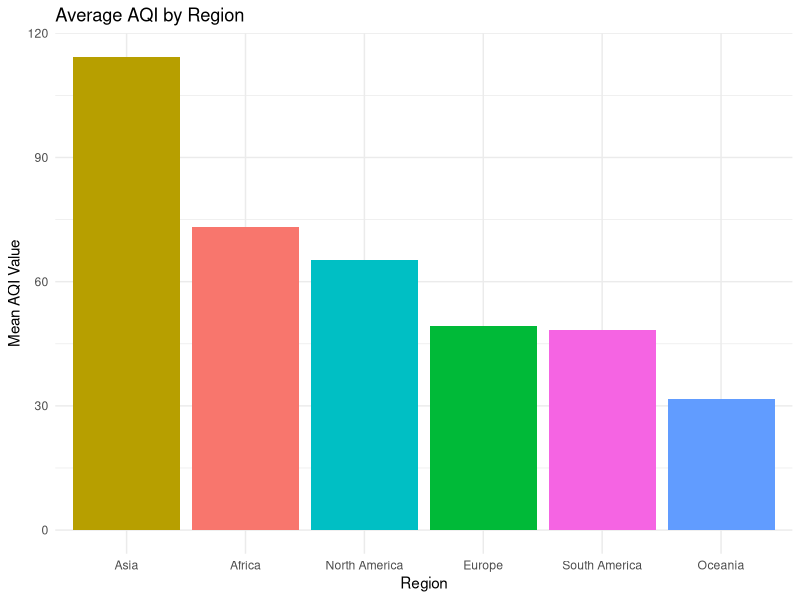
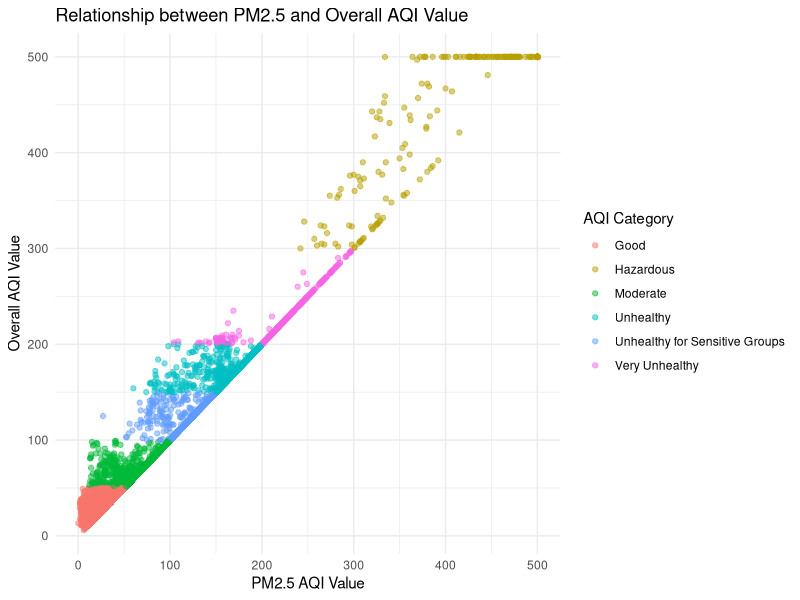
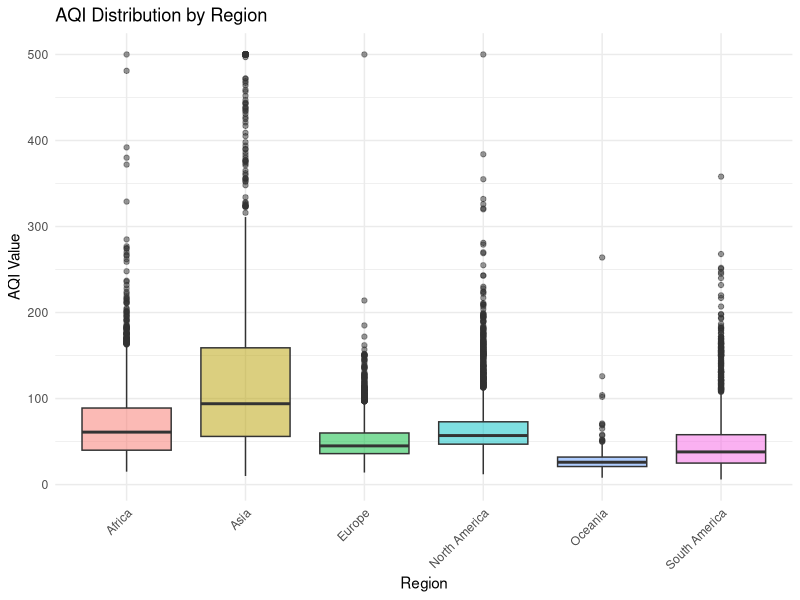
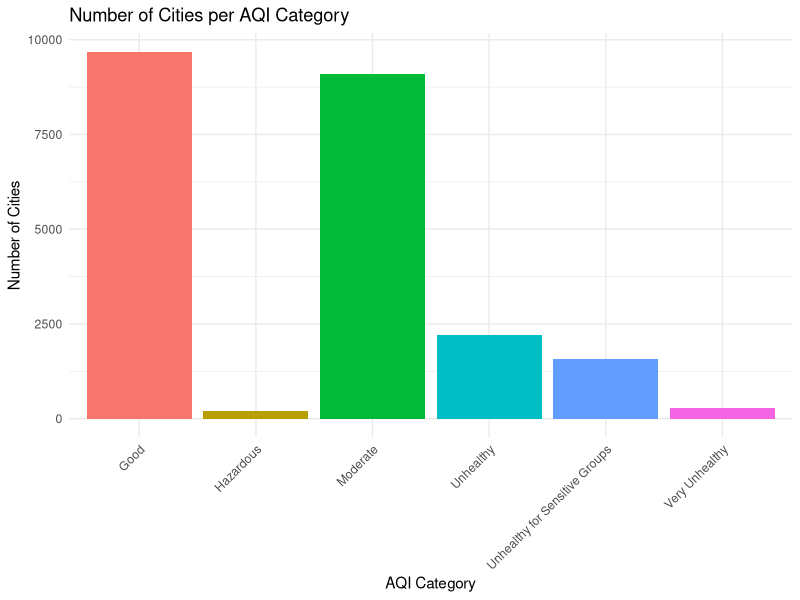
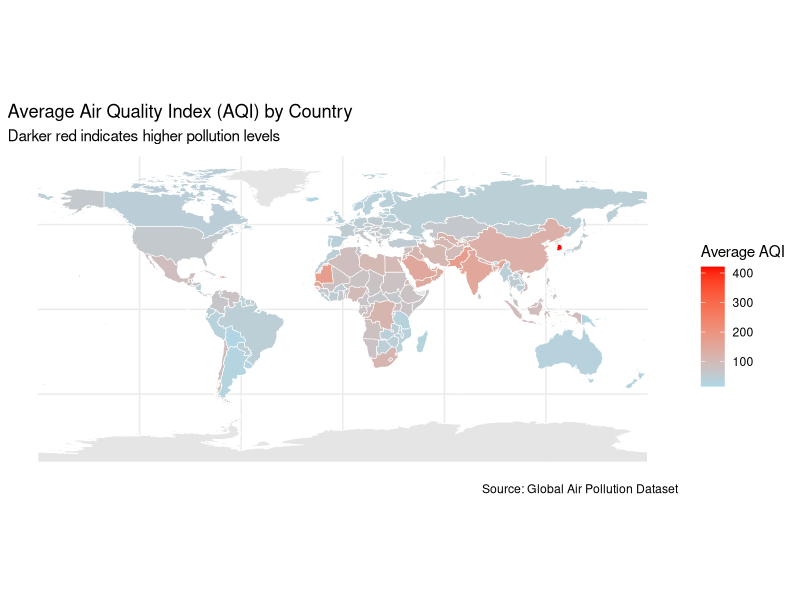

Reproduce these figures in R, in order.
library(tidyverse)
library(ggplot2)
library(dplyr)
library(readr)
library(scales)
library(sf)
library(rnaturalearth)
library(rnaturalearthdata)

# Load the dataset
pollution <- read_csv("global_air_pollution_dataset_cleaned.csv")

# See column names
glimpse(pollution)

# Stats about the dataset
summary(pollution)

# Checking for missing values
colSums(is.na(pollution))

# Converting text columns into factors for easier grouping
pollution <- pollution %>%
  mutate(
    Region = as.factor(Region),
    Country = as.factor(Country),
    City = as.factor(City),
    `AQI Category` = as.factor(`AQI Category`)
  )

# Avg AQI by country
aqi_country <- pollution %>%
  group_by(Country) %>%
  summarise(Avg_AQI = mean(`AQI Value`, na.rm = TRUE))
print(aqi_country)

# Calculating mean AQI by regions
mean_aqi_region <- pollution %>%
  group_by(Region) %>%
  summarise(Avg_AQI = mean(`AQI Value`, na.rm = TRUE)) %>%
  arrange(desc(Avg_AQI))
print(mean_aqi_region)

# Finding top 15 most polluted cities
top15_cities <- pollution %>%
  arrange(desc(`AQI Value`)) %>%
  select(Country, City, `AQI Value`, `AQI Category`) %>%
  head(15)
print(top15_cities)

ggplot(mean_aqi_region, aes(x = reorder(Region, -Avg_AQI), y = Avg_AQI, fill = Region)) +
  geom_col(show.legend = FALSE) +
  labs(
    title = "Average AQI by Region",
    x = "Region",
    y = "Mean AQI Value"
  ) +
  theme_minimal()

ggplot(pollution, aes(x = `PM2.5 AQI Value`, y = `AQI Value`, color = `AQI Category`)) +
  geom_point(alpha = 0.5) +
  labs(
    title = "Relationship between PM2.5 and Overall AQI Value",
    x = "PM2.5 AQI Value",
    y = "Overall AQI Value"
  ) +
  theme_minimal()


ggplot(pollution, aes(x = Region, y = `AQI Value`, fill = Region)) +
  geom_boxplot(show.legend = FALSE, alpha = 0.5) +
  labs(
    title = "AQI Distribution by Region",
    x = "Region",
    y = "AQI Value"
  ) +
  theme_minimal() +
  theme(axis.text.x = element_text(angle = 45, hjust = 1))


pollution %>%
  group_by(`AQI Category`) %>%
  summarise(City_Count = n_distinct(City)) %>%
  ggplot(aes(x = `AQI Category`, y = City_Count, fill = `AQI Category`)) +
  geom_col(show.legend = FALSE) +
  labs(
    title = "Number of Cities per AQI Category",
    x = "AQI Category",
    y = "Number of Cities"
  ) +
  theme_minimal() +
  theme(axis.text.x = element_text(angle = 45, hjust = 1))


# Load world map (spatial data)
world <- ne_countries(scale = "medium", returnclass = "sf")

aqi_country <- aqi_country %>%
  mutate(Country = case_when(
    Country == "Bolivia (Plurinational State of)" ~ "Bolivia",
    Country == "Bosnia and Herzegovina" ~ "Bosnia and Herz.",
    Country == "Central African Republic" ~ "Central African Rep.",
    Country == "Democratic Republic of the Congo" ~ "Dem. Rep. Congo",
    Country == "Dominican Republic" ~ "Dominican Rep.",
    Country == "Equatorial Guinea" ~ "Eq. Guinea",
    Country == "Iran (Islamic Republic of)" ~ "Iran",
    Country == "Kingdom of Eswatini" ~ "eSwatini",
    Country == "Lao People's Democratic Republic" ~ "Laos",
    Country == "Republic of Korea" ~ "South Korea",
    Country == "Republic of Moldova" ~ "Moldova",
    Country == "Republic of North Macedonia" ~ "North Macedonia",
    Country == "Russian Federation" ~ "Russia",
    Country == "Saint Kitts and Nevis" ~ "St. Kitts and Nevis",
    Country == "Solomon Islands" ~ "Solomon Is.",
    Country == "South Sudan" ~ "S. Sudan",
    Country == "Syrian Arab Republic" ~ "Syria",
    Country == "United Kingdom of Great Britain and Northern Ireland" ~ "United Kingdom",
    Country == "United Republic of Tanzania" ~ "Tanzania",
    Country == "Venezuela (Bolivarian Republic of)" ~ "Venezuela",
    TRUE ~ Country
  ))


# Join pollution data with map data
world_aqi <- left_join(world, aqi_country, by = c("name" = "Country"))

ggplot(data = world_aqi) +
  geom_sf(aes(fill = Avg_AQI), color = "white", size = 0.1) +
  scale_fill_gradient(
    name = "Average AQI",
    low = "lightblue",
    high = "red",
    na.value = "grey90"
  ) +
  labs(
    title = "Average Air Quality Index (AQI) by Country",
    subtitle = "Darker red indicates higher pollution levels",
    caption = "Source: Global Air Pollution Dataset"
  ) +
  theme_minimal()
